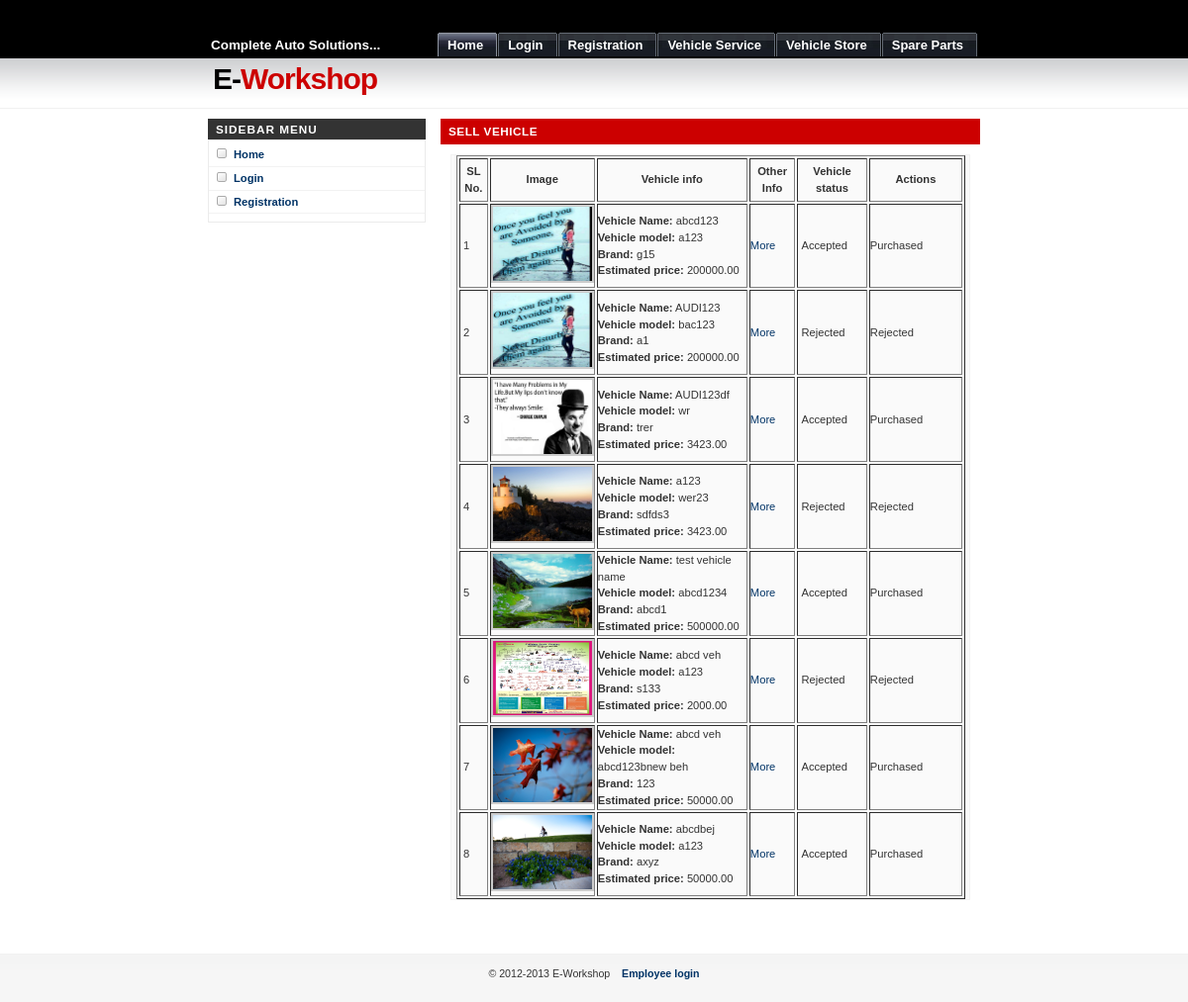
The page /viewsellvehicle.php on the database its author committed.
### tables this page shows
CREATE TABLE IF NOT EXISTS `vehicle` (
  `sellno` int(10) NOT NULL AUTO_INCREMENT,
  `custid` int(10) NOT NULL,
  `vehname` varchar(25) NOT NULL,
  `model` varchar(25) NOT NULL,
  `brand` varchar(25) NOT NULL,
  `images` text NOT NULL,
  `estmdprice` double(10,2) NOT NULL,
  `otherinfo` text NOT NULL,
  `status` varchar(25) NOT NULL,
  PRIMARY KEY (`sellno`)
);

### viewsellvehicle.php (the view, shortened to what this page needs)
<?php
include("header.php");
include("sidebar.php");
$result= mysql_query("select * from vehicle");
?>
		<div id="main">
			<h1>Sell Vehicle</h1>
            <?php
if($ctins == 1)
{
	echo "<center><b>Employees account created successfully...</b></center><br>";
	echo "<center><b><a href='emplogin.php'>Click here to Login.</a></b></center>";
}
else
{
	?>
		<form id="form1" name="form1" method="post" action="">
		  <table width="514" border="1">
		    <tr>
		      <th width="33" height="42" scope="col">SL <br />
	          No.</th>
		      <th width="102" scope="col">Image</th>
              <th width="208" scope="col">Vehicle info</th>
		<th width="55" scope="col">Other<br />
        Info</th>
		      <th width="82" scope="col">Vehicle <br />
	          status</th>
              <th width="120" scope="col">Actions</th>
	        </tr>
             <?php
			 $i=1;
		  while($arrrec= mysql_fetch_array($result))
		    {
		  echo "  <tr>
		      <td scope='col'>&nbsp;$i</td>
		      <td scope='col'> <img src='upload/$arrrec[images]' height='75' width='100' > </td>
		      <td scope='col'><b>Vehicle Name:</b> $arrrec[vehname]<br />
              				<b>Vehicle model:</b> $arrrec[model]<br />
                           <b> Brand:</b> $arrrec[brand]<br />
							<b>Estimated price:</b> $arrrec[estmdprice]<br />
                            </td>
		      <td scope='col'><a href='viewsellvehiclemore.php?vehicleid=$arrrec[sellno]'>More</a></td>
		      <td scope='col'>&nbsp;$arrrec[status]</td>
			  <td scope='col'>";
			  if($arrrec[status] == 'Pending')
			  {
			  ?>
			  <?php echo "<a href='sellvehicle.php?updtid=$arrrec[sellno]'>Update</a>|<a href='viewsellvehicle.php?delid=$arrrec[sellno]'>Delete</a>";
			   }
			   else if($arrrec[status] == 'Accepted')
			    {
				?>
				<?php echo "Purchased</td>";
				}
				else
				{
					echo "Rejected";
				}
				?>
	        <?php "</tr>";
$i++;
		  }
		  ?>
          </table>
		</form>
   	<?php
	}
	?>
			<p>&nbsp;</p>
<br />
		</div>
</div>
<?php
include("footer.php");
?>

### images/Underground.css (style rules this page uses)
* { margin: 0; padding: 0; }
body { margin: 0; padding: 0; font: 70%/1.5 Verdana, Tahoma, Arial, Helvetica, sans-serif; color: #333; background: #FFF url(bg.gif) repeat-x; }
a { color: #003366; background-color: inherit; text-decoration: none; }
h1, h2, h3 { font-family: Arial, 'Trebuchet MS', Sans-Serif; font-weight: bold; color: #333; }
h1 { font-size: 120%; letter-spacing: .5px; }
img { border: 2px solid #CCC; }
h1, h2, h3, p { padding: 0; margin: 10px; }
form { margin:10px; padding: 0 5px; border: 1px solid #f2f2f2; background-color: #FAFAFA; }
#main { float: right; margin: 0; padding: 0; width: 545px; }
#main h1 { margin: 10px 0; padding: 4px 0 4px 8px; font-size: 105%; color: #FFF; text-transform: uppercase; background-color: #CC0000; letter-spacing: .5px; }

### rows shown on the page
vehicle: images (picture), vehname "abcd123", model "a123", brand "g15", estmdprice "200000.00", status "Accepted", shows "Purchased"
vehicle: images (picture), vehname "AUDI123", model "bac123", brand "a1", estmdprice "200000.00", status "Rejected"
vehicle: images (picture), vehname "AUDI123df", model "wr", brand "trer", estmdprice "3423.00", status "Accepted", shows "Purchased"
vehicle: images (picture), vehname "a123", model "wer23", brand "sdfds3", estmdprice "3423.00", status "Rejected"
vehicle: images (picture), vehname "test vehicle name", model "abcd1234", brand "abcd1", estmdprice "500000.00", status "Accepted", shows "Purchased"
vehicle: images (picture), vehname "abcd veh", model "a123", brand "s133", estmdprice "2000.00", status "Rejected"
vehicle: images (picture), vehname "abcd veh", model "abcd123bnew beh", brand "123", estmdprice "50000.00", status "Accepted", shows "Purchased"
vehicle: images (picture), vehname "abcdbej", model "a123", brand "axyz", estmdprice "50000.00", status "Accepted", shows "Purchased"
